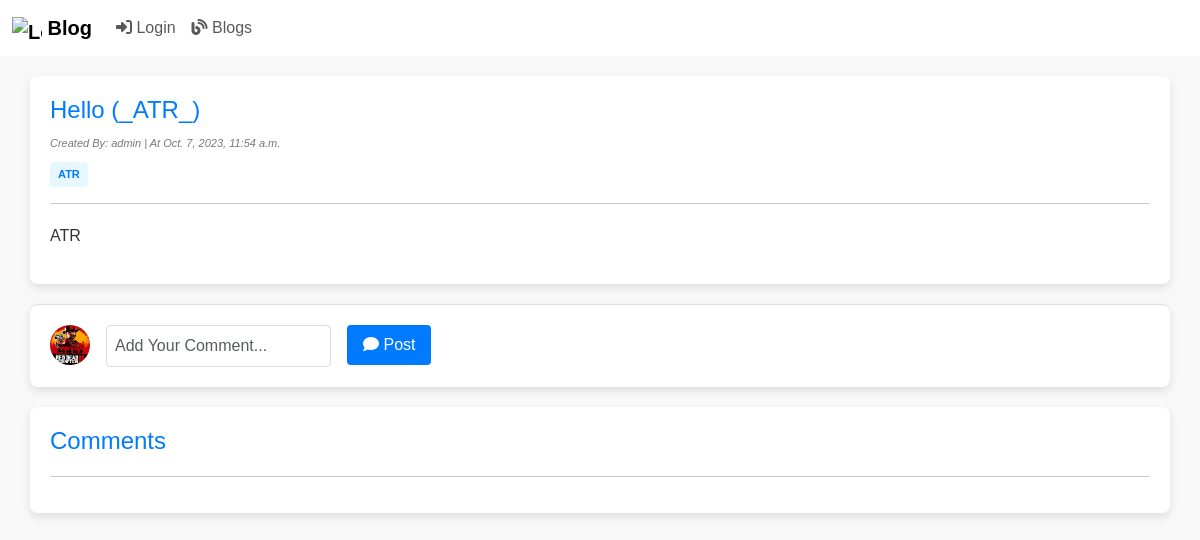
Page /blog/id/31/ on the earlier database version.
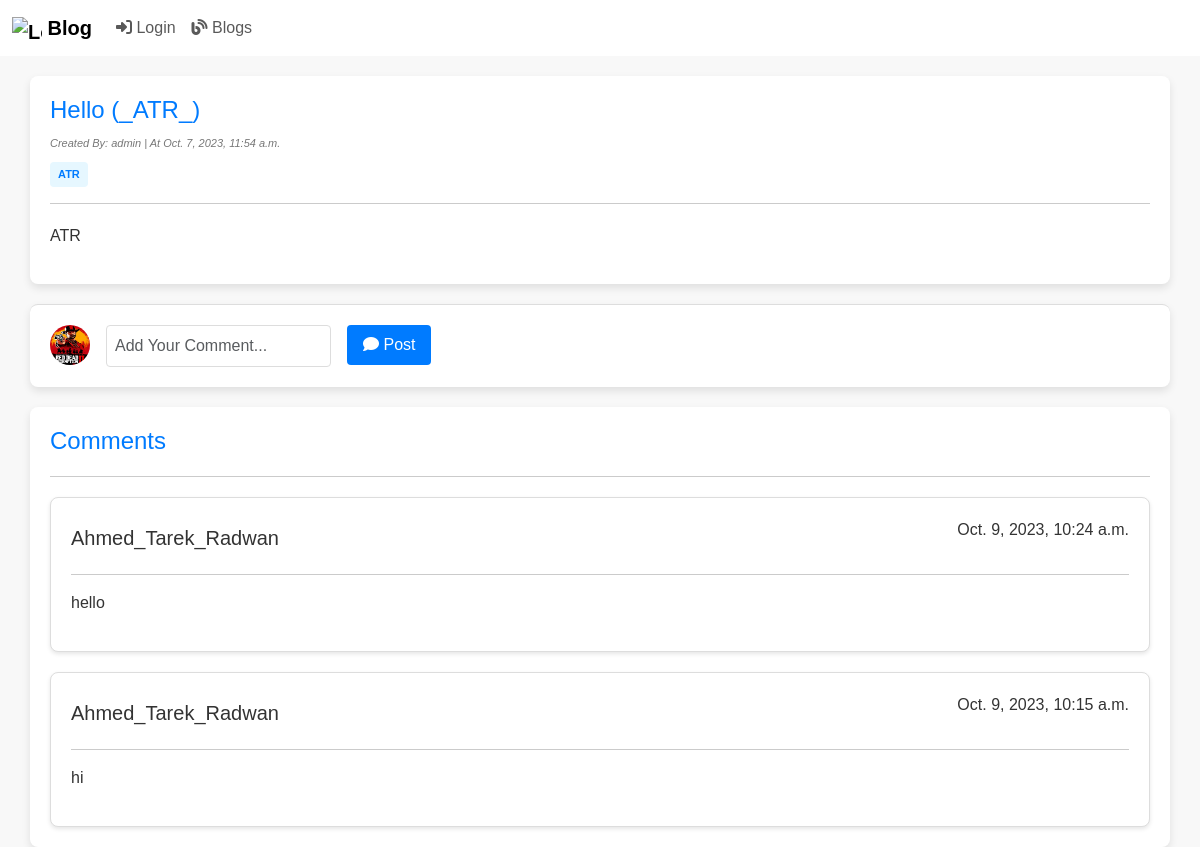
Same page on the later database version.
### myApp/models.py (models this page shows, shortened)
class Tag(models.Model):
  category  = models.ManyToManyField(Category,related_name='tags')
  tag_name  = models.CharField(max_length=100)

class Comment(models.Model):
  ID = models.BigAutoField(auto_created = True, primary_key=True, verbose_name="ID")
  content = models.TextField()
  user = models.ForeignKey(User, on_delete=models.CASCADE, blank=False)
  blog = models.ForeignKey(Blog, on_delete=models.CASCADE, blank=False)
  created_at = models.DateTimeField(auto_now_add=True, blank=True)
  updated_at = models.DateTimeField(auto_now=True)

### myApp/views.py (the view)
# urls.py: path("blog/id/<int:id>/", views.blogPage, name="blogPage"),
def blogPage(request, id):
        _blog = Blog.objects.get(ID=id)
        comments = Comment.objects.filter(blog=_blog).order_by("-created_at")
        context = {"Blog": _blog , "Comments": comments}
        return render(request, "Blog/blogPage.html", context)

### myApp/templates/Blog/blogPage.html (shortened to what this page needs)
<!DOCTYPE html>
<html lang="en">
{% load static %} {% load crispy_forms_tags %}
<head>
    <link href="{% static 'css/bootstrap.css' %}" rel="stylesheet">
    <link href="{% static 'css/home.css' %}" rel="stylesheet">
    <link rel="stylesheet" href="https://cdnjs.cloudflare.com/ajax/libs/font-awesome/6.1.0/css/all.min.css">
</head>
<body>
    {% include "Blog/blogNavBar.html" %}
    <div class="container">
        <div class="header">
            <h1>{{ Blog.title }}</h1>
        </div>
        <div class="author-info">
            Created By: {{ Blog.author.username }} | At {{ Blog.created_at }}
        </div>
        <div class="tags">
            {% if Blog.tags.all %}
            {% for tag in Blog.tags.all %}
            <a href="{% url "tagposts" tag.pk %}" class="tag">{{ tag.tag_name }}</a>
            {% endfor %}
            {% endif %}
        </div>
        <hr>
        <div class="content">
            <p>{{ Blog.content }}</p>
        </div>
    </div>
    <div class="container comment-section">
        <form class="comment-form" method="POST" action="{% url "addComment" blog_id=Blog.ID %}">
            <div class="row g-3">
                <div class="col-auto">
                    <img class="img-icon" src="{% static 'images/Red_Dead_Redemption_II.jpg' %}">
                </div>
                <div class="col-auto">
                    <input class="form-control" type="text" name="comment" placeholder="Add Your Comment...">
                </div>
                <div class="col-auto">
                    <button type="submit" class="btn btn-primary"><i class="fas fa-comment"></i> Post</button>
                </div>
            </div>
        </form>
    </div>
    <div class="container comment-container">
        <h1>Comments</h1>
        <hr>
        {% for comment in Comments %}
        <div class="comment">
            <div class="comment-header">
                <h5>{{ comment.user.username }}</h5>
                <p>{{ comment.created_at }}</p>
            </div>
            <hr>
            <div class="comment-content">
                <p>{{ comment.content }}</p>
            </div>
        </div>
        {% endfor %}
    </div>
</body>
</html>

Differences in the rows shown:
added Comment: user.username "Ahmed_Tarek_Radwan", created_at "Oct. 9, 2023, 10:24 a.m.", content "hello"
added Comment: user.username "Ahmed_Tarek_Radwan", created_at "Oct. 9, 2023, 10:15 a.m.", content "hi"
